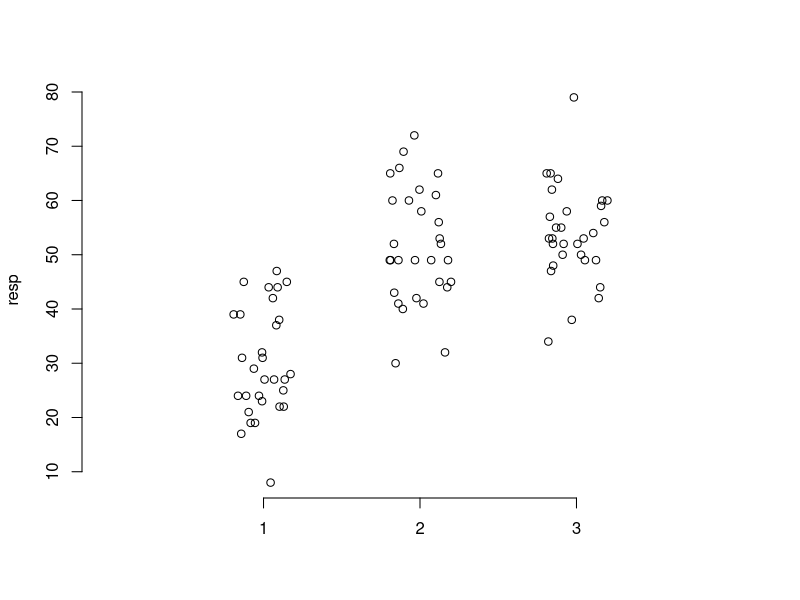

Here is the R script that generated this plot:
## ---- chunk 1
#| label: load-packages
#| include: false
library(tidyverse)
palette <- c( "#FF5300", "#9ED80B", "#172869", "#43B629", "#8F92A1", "#1BB6AF")
library(emmeans)
library(car)
## ---- chunk 2

n.1 <- 30
n.2 <- 30
n.3 <- 30
mean.1 <- 30
mean.2 <- 50
mean.3 <- 55
sd.1 <- 10

set.seed(5)

#sample fitnesses based on parameters above (the round function gives us integers)
group1 <- round(
  rnorm(n=n.1, mean=mean.1, sd=sd.1))
group2 <- round(
  rnorm(n=n.2, mean=mean.2, sd=sd.1))
group3 <- round(
  rnorm(n=n.3, mean=mean.3, sd=sd.1))

## but data together in a dataframe
simData <- data.frame(resp = c(group1, group2, group3), 
		    pop=c(rep('1', n.1), rep('2', n.2),rep('3',n.3)))

#look at it
plot(jitter(rep(c(0, .5,1), c(n.1, n.2,n.3))), simData$resp, bty="n", xlim=c(-.5,1.5),
     xlab = "", ylab = "resp", xaxt="n")
axis(1, at=c(0,.5,1), lab = c('1','2','3'))

## ---- chunk 3
model1 <- lm(resp~pop, data=simData)
model1


## ---- chunk 4
library(broom)

## Calculate SS_groups
SS_groups <- sum((augment(model1)$.fitted - mean(simData$resp))^2)

## Calculate MS_groups
MS_groups <- SS_groups/(3-1)

## Calculate SS_error
SS_error <- sum((augment(model1)$.resid)^2)
##SS_error <- sum((augment(model1)$resp - augment(model1)$.fitted)^2) THIS ALSO WORKS

## Calculate MS_error
MS_error <- SS_error/(90-3)

## Calculate F
myF = MS_groups/MS_error

## Do the F test
pf(q=myF, df1 = 2, df2 = 87, lower.tail=F)

## ---- chunk 5
Anova(model1)
## ---- chunk 6
em1 <- emmeans(model1, specs="pop")
pairs(em1)
